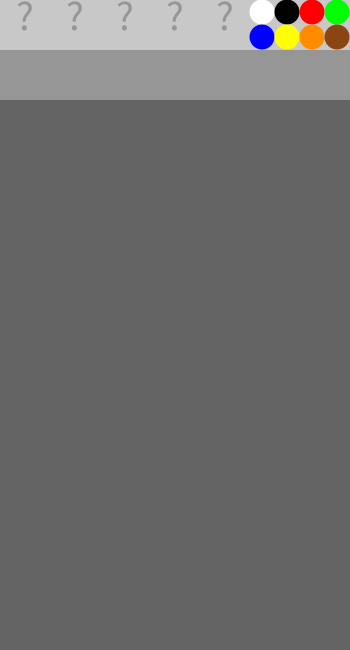
Frame 1 (no input)
Frame 60 (the mouse pressed at the canvas centre just before this capture): identical to frame 1, image omitted
Frame 120 (the mouse held since frame 60 and released just before this capture): identical to frame 1, image omitted

The Processing sketch that drew this single still picture (run headless with seeded random() and noise(); from frame 60 on, the mouse is pressed at the canvas centre):

// Processing sketch: processing_31613
// ── processing_31613.pde

import java.util.Random;
import java.util.ArrayList;

final int screenWidth = 350;
final int screenHeight = 650;
final int[] colors = new int[] {color(255), color(0), color(255, 0, 0), color(0, 255, 0), color(0, 0, 255), color(255, 255, 0), color(255, 140, 0), color(139, 69, 19)};
final int diam = 50;
final int[] solution = new int[5];

int row;
int cursor;
ArrayList<int[]> field = new ArrayList<int[]>();
ArrayList<int[]> hints = new ArrayList<int[]>();

boolean pickUpColor = false;
boolean submit = false;
boolean running = true;

void setup() {
  size(350, 650);
  noStroke();

  field.add(new int[5]);
  hints.add(new int[5]);

  Random r = new Random();

  for (int i = 0; i < solution.length; i++) {
    solution[i] = colors[r.nextInt(colors.length)];

    for (int j = 0; j < i; j++) {
      if (solution[i] == solution[j])
        i--;
    }
  }
}

void draw() {
  background(100);

  fill(200);
  rect(0, 0, screenWidth, diam);

  if (running) {
    fill(150);
    rect(0, diam + diam * row, screenWidth, diam);
  }

  for (int i = 0; i < solution.length; i++) {
    if (running) {
      fill(150);
      textSize(42);
      textAlign(CENTER);
      text("?", diam * i, 0, diam, diam);
    } 
    else {
      fill(solution[i]);
      ellipse(diam / 2 + diam * i, diam / 2, diam, diam);
    }
  }

  int width = (int)(diam * (solution.length + .25));
  int height = (int)(diam * .25);

  for (int i = 0; i < colors.length; i++) {
    fill(colors[i]);

    if (i == colors.length / 2) {
      width = (int)(diam * (solution.length + .25));
      height += diam / 2;
    }

    ellipse(width, height, diam / 2, diam / 2);

    width += diam / 2;
  }

  for (int i = 0; i < solution.length; i++) {
    for (int j = 0; j < field.size(); j++) {
      if (field.get(j)[i] != 0) {
        fill(field.get(j)[i]);
        ellipse(diam / 2 + diam * i, (3 * diam) / 2  + diam * j, diam, diam);
      }
    }
  }

  for (int i = 0; i < solution.length; i++) {
    for (int j = 0; j < hints.size(); j++) {
      if (hints.get(j)[i] != 0) {
        fill(hints.get(j)[i]);
        rect(diam * solution.length + 5 + (20 * i), diam + (diam * j) + 20, 10, 10);
      }
    }
  }

  if (submit) {
    fill(0);
    textSize(25);
    textAlign(CENTER);
    text("SUBMIT", diam * solution.length, 10 + diam + row * diam, 2 * diam, diam);
  }

  if (!running && row < 12) {
    fill(color(0, 255, 255));
    textSize(100);
    textAlign(CENTER);
    text("YOU WIN!", 0, 150, screenWidth, screenHeight);
  } 
  else if (!running) {
    fill(color(255, 0, 255));
    textSize(100);
    textAlign(CENTER);
    text("YOU LOSE!", 0, 150, screenWidth, screenHeight);
  }

  if (cursor != 0) {
    fill(color(cursor));
    ellipse(mouseX, mouseY, diam / 2, diam / 2);
  }
}

void drawPin(int position, int row, int colour) {
  fill(colour);
  ellipse(diam / 2 + diam * position, (3 * diam) / 2 + diam * row, diam, diam);
}

void mousePressed() {
  if (running) {
    getCursorColor();
    setFieldColor();
    submit();
  }
}

void getCursorColor() {
  for (int i = 0; i < colors.length / 2; i++) {
    if (mouseX > diam * solution.length + i * (diam / 2) && mouseX < diam * solution.length + (i + 1) * diam && mouseY > 0 && mouseY < diam) {
      cursor = mouseY < diam / 2 ? colors[i] : colors[i + colors.length / 2];
    }
  }

  pickUpColor = false;

  for (int i = 0; i < solution.length; i++) {
    if (mouseX > diam * i && mouseX < diam + diam * i && mouseY > diam + diam * row && mouseY < 2 * diam + diam * row && cursor == 0) {
      cursor = field.get(row)[i];
      pickUpColor = true;
    }
  }
}

void setFieldColor() {
  for (int i = 0; i < solution.length; i++) {
    if (mouseX > diam * i && mouseX < diam + diam * i && mouseY > diam + diam * row && mouseY < 2 * diam + diam * row && cursor != 0) {
      field.get(row)[i] = cursor;

      for (int j = 0; j < solution.length; j++) {
        if (field.get(row)[j] == cursor && i != j) {
          field.get(row)[j] = 0;
        }
      }

      if (!pickUpColor) cursor = 0;
    }
  }
}

void submit() {
  submit = true;

  for (int i = 0; i < solution.length; i++) {
    if (field.get(row)[i] == 0) {
      submit = false;
    }
  }

  if (mouseX > diam * solution.length && mouseX < screenWidth && mouseY > diam + diam * row && mouseY < 2 * diam + diam * row && submit) {
    submit = false;
    setHints();

    if (running) {
      row++;
      field.add(new int[5]);
      hints.add(new int[5]);
    }
  }

  if (row >= 12)
  {
    running = false;
  }
}

void setHints() {
  int white = 0;
  int black = 0;

  for (int i = 0; i < solution.length; i++) {
    for (int j = 0; j < solution.length; j++) {
      if (field.get(row)[i] == solution[j])
        if (i == j) black++;
        else white++;
    }
  }

  if (black == solution.length) {
    running = false;
  }

  for (int i = 0; i < white; i++) {
    hints.get(row)[i] = color(255);
  }

  for (int i = 0; i < black; i++) {
    hints.get(row)[i + white] = color(0);
  }
}
